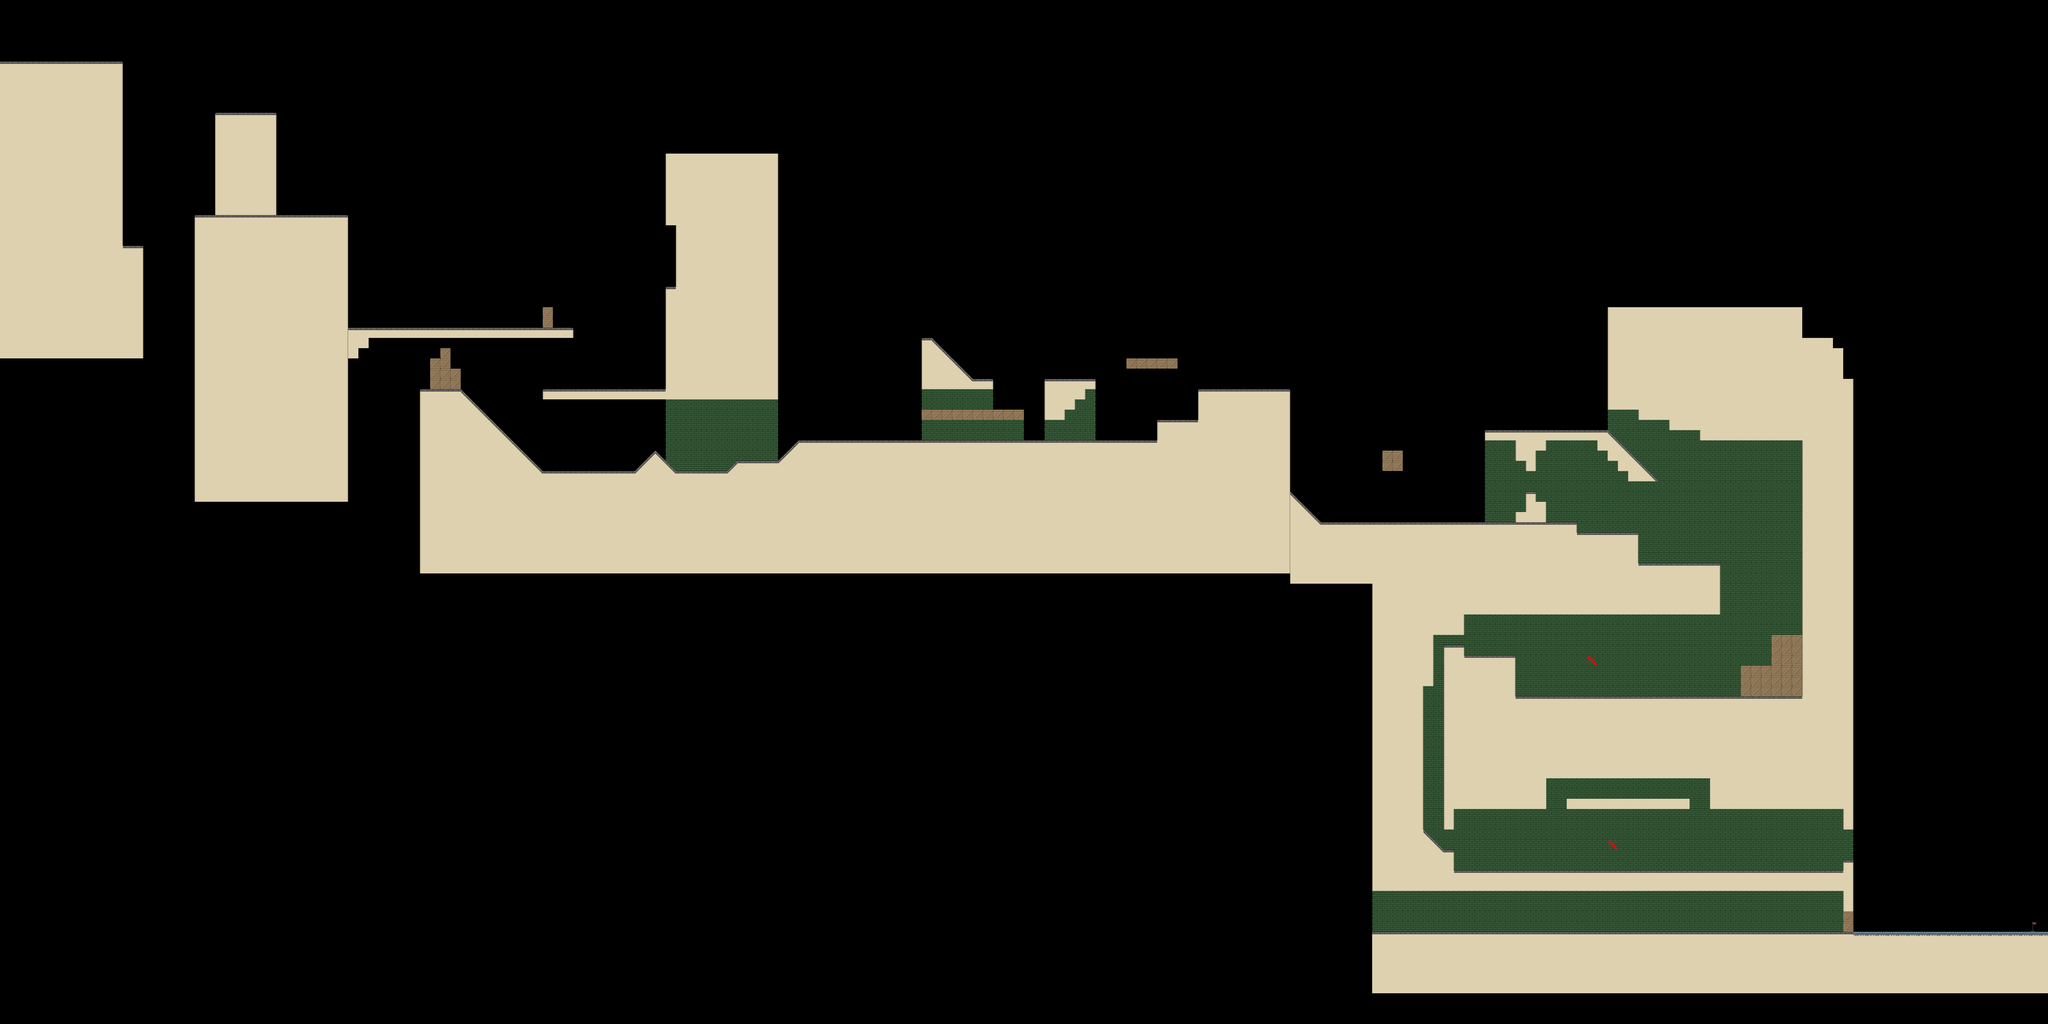

The image is a tile-based game level rendered from a .tmx file. Its description and source (layers, tilesets, objects; grid data summarised) follow:
An orthogonal 200x100 tile map with 32x32 px tiles, 2 tile layers (Background, Tile Layer 2) and 3 objects (2x Object).

<map version="1.0" orientation="orthogonal" renderorder="right-down" width="200" height="100" tilewidth="32" tileheight="32" nextobjectid="5">
 <tileset firstgid="1" name="tiles" tilewidth="32" tileheight="32">
  <image source="../graphics/tiles.png" trans="ffffff" width="500" height="500" />
  <tile id="34">
   <objectgroup draworder="index">
    <object id="0" x="31.3636" y="31.2727">
     <polygon points="0,0 -31.0909,0.0909091 -30.9091,-30.9091" />
    </object>
   </objectgroup>
  </tile>
 </tileset>
 <layer name="Background" width="200" height="100">
  <data>[20000 cells, 19930 non-empty, 5 distinct tile ids]</data>
 </layer>
 <layer name="Tile Layer 2" width="200" height="100">
  <properties>
   <property name="collidable" value="true" />
  </properties>
  <data>[20000 cells, 4209 non-empty, 18 distinct tile ids]</data>
 </layer>
 <objectgroup name="Sprite Layer" />
 <objectgroup name="Entities">
  <object id="3" name="Player" type="Object" x="1041.5" y="622" width="18" height="17.5" />
  <object id="4" name="Goal" type="Object" x="6314" y="2858" width="73" height="80" />
 </objectgroup>
</map>